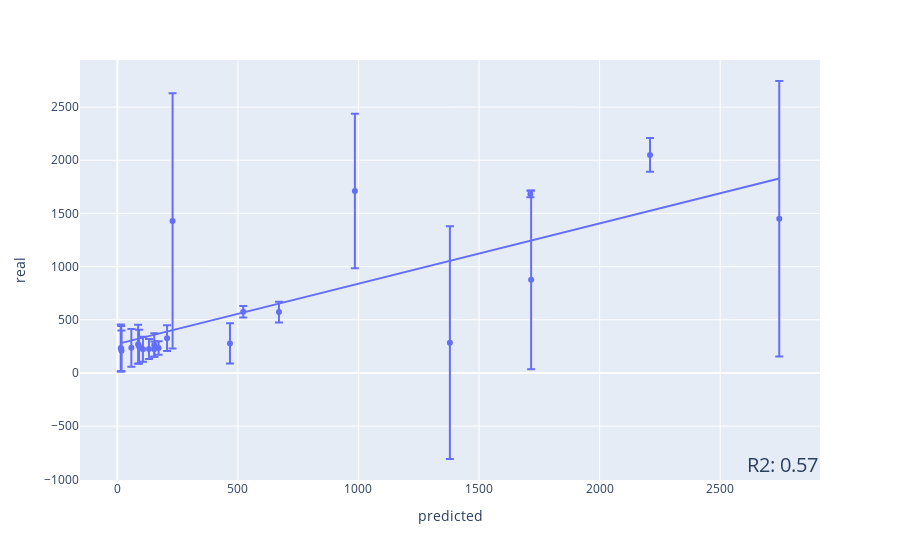

Write notebook code for a chart like this one.
### Code cell
# 각 포인트마다 오차를 계산합니다.
errors = y - predictions

# 스캐터플롯을 그립니다.
fig = px.scatter(df, x='rep', y=predictions, error_y=errors, trendline='ols')

# 축 이름을 변경합니다.
fig.update_layout(xaxis_title='predicted', yaxis_title='real')

# R2 값을 표기합니다.
fig.add_annotation(xref='paper', yref='paper', x=1, y=0, text=f"R2: {r2:.2f}", showarrow=False, font=dict(size=20))

# 그래프를 출력합니다.
fig.show()

### Figure 1 — Plotly figure (JSON) as saved in the notebook; plotly's stock layout.template omitted (floating-point values rounded to 4 significant figures)
{"data": [{"error_y": {"array": [-117.9, 97.28, 159.1, -726.6, 840.7, 189.0, 1094.0, -121.3, -110.6, -93.86, -158.1, -71.12, -178.0, -220.5, -212.8, -63.65, -54.36, -1201.0, 30.15, 1295.0, -184.0, -191.4]}, "hovertemplate": "rep=%{x}<br>y=%{y}<extra></extra>", "legendgroup": "", "marker": {"color": "#636efa", "symbol": "circle"}, "mode": "markers", "name": "", "orientation": "v", "showlegend": false, "type": "scatter", "x": [106, 670, 2209, 985, 1716, 467, 1379, 206, 153, 131, 90, 153, 58, 14, 16, 171, 522, 229, 1713, 2745, 86, 17], "xaxis": "x", "y": [223.9, 572.7, 2050.0, 1712.0, 875.3, 278.0, 285.1, 327.3, 263.6, 224.9, 248.1, 224.1, 236.0, 234.5, 228.8, 234.6, 576.4, 1430.0, 1683.0, 1450.0, 270.0, 208.4], "yaxis": "y"}, {"hovertemplate": "<b>OLS trendline</b><br>y = 0.566531 * rep + 272.613<br>R<sup>2</sup>=0.566531<br><br>rep=%{x}<br>y=%{y} <b>(trend)</b><extra></extra>", "legendgroup": "", "marker": {"color": "#636efa", "symbol": "circle"}, "mode": "lines", "name": "", "showlegend": false, "type": "scatter", "x": [14, 16, 17, 58, 86, 90, 106, 131, 153, 153, 171, 206, 229, 467, 522, 670, 985, 1379, 1713, 1716, 2209, 2745], "xaxis": "x", "y": [280.5, 281.7, 282.2, 305.5, 321.3, 323.6, 332.7, 346.8, 359.3, 359.3, 369.5, 389.3, 402.3, 537.2, 568.3, 652.2, 830.6, 1054.0, 1243.0, 1245.0, 1524.0, 1828.0], "yaxis": "y"}], "layout": {"annotations": [{"font": {"size": 20}, "showarrow": false, "text": "R2: 0.57", "x": 1, "xref": "paper", "y": 0, "yref": "paper"}], "legend": {"tracegroupgap": 0}, "margin": {"t": 60}, "xaxis": {"anchor": "y", "domain": [0, 1], "title": {"text": "predicted"}}, "yaxis": {"anchor": "x", "domain": [0, 1], "title": {"text": "real"}}}}
